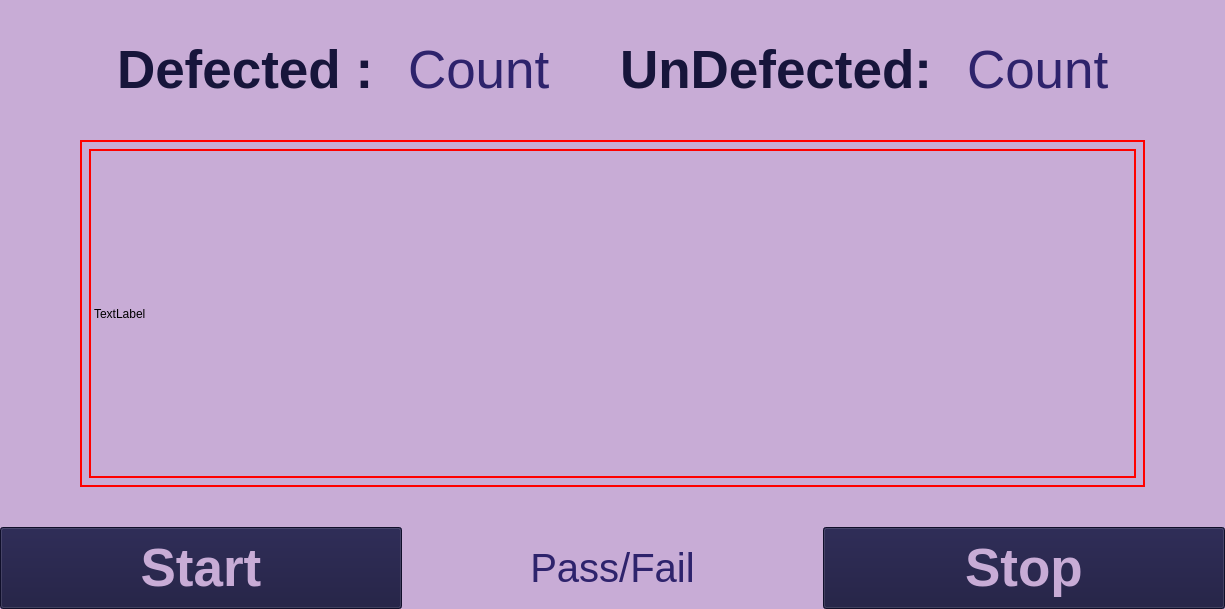
<?xml version="1.0" encoding="UTF-8"?>
<ui version="4.0">
 <class>HomeWindow</class>
 <widget class="QWidget" name="HomeWindow">
  <property name="geometry">
   <rect>
    <x>0</x>
    <y>0</y>
    <width>1225</width>
    <height>609</height>
   </rect>
  </property>
  <property name="sizePolicy">
   <sizepolicy hsizetype="Preferred" vsizetype="Preferred">
    <horstretch>0</horstretch>
    <verstretch>0</verstretch>
   </sizepolicy>
  </property>
  <property name="windowTitle">
   <string>Form</string>
  </property>
  <property name="styleSheet">
   <string notr="true">#HomeWindow{
background-color: #C8ACD6;
}</string>
  </property>
  <layout class="QHBoxLayout" name="horizontalLayout_4">
   <property name="spacing">
    <number>0</number>
   </property>
   <property name="leftMargin">
    <number>0</number>
   </property>
   <property name="topMargin">
    <number>0</number>
   </property>
   <property name="rightMargin">
    <number>0</number>
   </property>
   <property name="bottomMargin">
    <number>0</number>
   </property>
   <item>
    <layout class="QGridLayout" name="gridLayout" rowstretch="1,14,2">
     <property name="topMargin">
      <number>40</number>
     </property>
     <property name="bottomMargin">
      <number>0</number>
     </property>
     <property name="horizontalSpacing">
      <number>0</number>
     </property>
     <property name="verticalSpacing">
      <number>20</number>
     </property>
     <item row="0" column="0">
      <layout class="QHBoxLayout" name="horizontalLayout">
       <property name="spacing">
        <number>20</number>
       </property>
       <item>
        <spacer name="horizontalSpacer">
         <property name="orientation">
          <enum>Qt::Vertical</enum>
         </property>
         <property name="sizeHint" stdset="0">
          <size>
           <width>40</width>
           <height>20</height>
          </size>
         </property>
        </spacer>
       </item>
       <item>
        <spacer name="horizontalSpacer_6">
         <property name="orientation">
          <enum>Qt::Horizontal</enum>
         </property>
         <property name="sizeHint" stdset="0">
          <size>
           <width>40</width>
           <height>20</height>
          </size>
         </property>
        </spacer>
       </item>
       <item>
        <widget class="QLabel" name="label_3">
         <property name="font">
          <font>
           <pointsize>40</pointsize>
           <weight>75</weight>
           <bold>true</bold>
          </font>
         </property>
         <property name="styleSheet">
          <string notr="true">color: #17153B;</string>
         </property>
         <property name="text">
          <string>Defected : </string>
         </property>
        </widget>
       </item>
       <item>
        <widget class="QLabel" name="label">
         <property name="font">
          <font>
           <pointsize>40</pointsize>
          </font>
         </property>
         <property name="styleSheet">
          <string notr="true">color: #2E236C;
</string>
         </property>
         <property name="text">
          <string>Count</string>
         </property>
        </widget>
       </item>
       <item>
        <spacer name="horizontalSpacer_3">
         <property name="orientation">
          <enum>Qt::Vertical</enum>
         </property>
         <property name="sizeType">
          <enum>QSizePolicy::Fixed</enum>
         </property>
         <property name="sizeHint" stdset="0">
          <size>
           <width>50</width>
           <height>20</height>
          </size>
         </property>
        </spacer>
       </item>
       <item>
        <widget class="QLabel" name="label_4">
         <property name="font">
          <font>
           <pointsize>40</pointsize>
           <weight>75</weight>
           <bold>true</bold>
          </font>
         </property>
         <property name="styleSheet">
          <string notr="true">color: #17153B;</string>
         </property>
         <property name="text">
          <string>UnDefected: </string>
         </property>
        </widget>
       </item>
       <item>
        <widget class="QLabel" name="label_2">
         <property name="font">
          <font>
           <pointsize>40</pointsize>
          </font>
         </property>
         <property name="styleSheet">
          <string notr="true">color: #2E236C;
</string>
         </property>
         <property name="text">
          <string>Count</string>
         </property>
        </widget>
       </item>
       <item>
        <spacer name="horizontalSpacer_7">
         <property name="orientation">
          <enum>Qt::Horizontal</enum>
         </property>
         <property name="sizeHint" stdset="0">
          <size>
           <width>40</width>
           <height>20</height>
          </size>
         </property>
        </spacer>
       </item>
       <item>
        <spacer name="horizontalSpacer_2">
         <property name="orientation">
          <enum>Qt::Vertical</enum>
         </property>
         <property name="sizeHint" stdset="0">
          <size>
           <width>40</width>
           <height>20</height>
          </size>
         </property>
        </spacer>
       </item>
      </layout>
     </item>
     <item row="1" column="0">
      <layout class="QHBoxLayout" name="horizontalLayout_3">
       <property name="leftMargin">
        <number>30</number>
       </property>
       <property name="topMargin">
        <number>20</number>
       </property>
       <property name="rightMargin">
        <number>30</number>
       </property>
       <property name="bottomMargin">
        <number>20</number>
       </property>
       <item>
        <spacer name="horizontalSpacer_4">
         <property name="orientation">
          <enum>Qt::Vertical</enum>
         </property>
         <property name="sizeType">
          <enum>QSizePolicy::Preferred</enum>
         </property>
         <property name="sizeHint" stdset="0">
          <size>
           <width>50</width>
           <height>20</height>
          </size>
         </property>
        </spacer>
       </item>
       <item>
        <widget class="QWidget" name="widget" native="true">
         <property name="styleSheet">
          <string notr="true">border: 2px solid red;</string>
         </property>
         <layout class="QHBoxLayout" name="horizontalLayout_5">
          <item>
           <widget class="QLabel" name="label_6">
            <property name="sizePolicy">
             <sizepolicy hsizetype="Preferred" vsizetype="Preferred">
              <horstretch>0</horstretch>
              <verstretch>0</verstretch>
             </sizepolicy>
            </property>
            <property name="text">
             <string>TextLabel</string>
            </property>
           </widget>
          </item>
         </layout>
        </widget>
       </item>
       <item>
        <spacer name="horizontalSpacer_5">
         <property name="orientation">
          <enum>Qt::Vertical</enum>
         </property>
         <property name="sizeType">
          <enum>QSizePolicy::Preferred</enum>
         </property>
         <property name="sizeHint" stdset="0">
          <size>
           <width>50</width>
           <height>20</height>
          </size>
         </property>
        </spacer>
       </item>
      </layout>
     </item>
     <item row="2" column="0">
      <layout class="QHBoxLayout" name="horizontalLayout_2">
       <property name="spacing">
        <number>10</number>
       </property>
       <item>
        <widget class="QPushButton" name="pushButton">
         <property name="sizePolicy">
          <sizepolicy hsizetype="Minimum" vsizetype="Expanding">
           <horstretch>0</horstretch>
           <verstretch>0</verstretch>
          </sizepolicy>
         </property>
         <property name="font">
          <font>
           <pointsize>40</pointsize>
           <weight>75</weight>
           <bold>true</bold>
          </font>
         </property>
         <property name="styleSheet">
          <string notr="true">padding:10px 0px;
background-color:#17153B;
color: #C8ACD6</string>
         </property>
         <property name="text">
          <string>Start</string>
         </property>
        </widget>
       </item>
       <item>
        <widget class="QLabel" name="label_5">
         <property name="font">
          <font>
           <pointsize>30</pointsize>
          </font>
         </property>
         <property name="styleSheet">
          <string notr="true">color: #2E236C;</string>
         </property>
         <property name="text">
          <string>Pass/Fail</string>
         </property>
         <property name="alignment">
          <set>Qt::AlignCenter</set>
         </property>
        </widget>
       </item>
       <item>
        <widget class="QPushButton" name="pushButton_2">
         <property name="sizePolicy">
          <sizepolicy hsizetype="Minimum" vsizetype="Expanding">
           <horstretch>0</horstretch>
           <verstretch>0</verstretch>
          </sizepolicy>
         </property>
         <property name="font">
          <font>
           <pointsize>40</pointsize>
           <weight>75</weight>
           <bold>true</bold>
          </font>
         </property>
         <property name="styleSheet">
          <string notr="true">padding:10px 0px;
background-color:#17153B;
color: #C8ACD6</string>
         </property>
         <property name="text">
          <string>Stop</string>
         </property>
        </widget>
       </item>
      </layout>
     </item>
    </layout>
   </item>
  </layout>
 </widget>
 <resources/>
 <connections/>
</ui>
